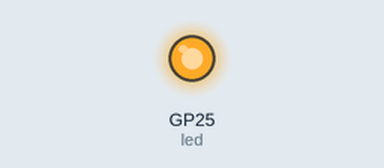
Bench run of a program on a simulated Raspberry Pi Pico running MicroPython. Parts: output pins drawn as LEDs (lit = HIGH). WiFi joins after 1.5 s; web requests get an empty 200 reply after 0.4 s; what the program prints to the serial console is not drawn.

Above: at 0.1 s.
At 10.1 s:
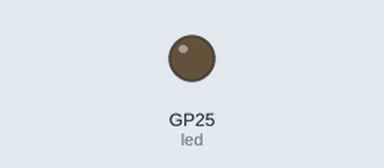
Timing chart, 0 to 11.6 s (numbered marks = the images above):
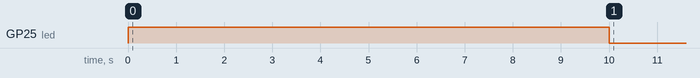

The program:

ping.py
```python
import urequests as requests
import ujson as json
import socket
import machine
import network
import time
import gc

led = machine.Pin('LED', machine.Pin.OUT)
wlan = network.WLAN(network.STA_IF)
wlan.active(True)
# Connect Wifi
ssid = ''
password = ''
wlan.connect(ssid, password)
led.on()
time.sleep(10)
led.off()


def ping():
    webhook_url = ""


    ICM_Type = (0x08)
    ICM_Code = (0x00)
    ICM_ID = (0x01)
    ICM_Seq = (0x01)
    ICM_LIST = [0]*6

    ICM_LIST[0] = ICM_Type
    ICM_LIST[1] = ICM_Code
    ICM_LIST[2] = 0
    ICM_LIST[3] = 0
    ICM_LIST[4] = ICM_ID
    ICM_LIST[5] = ICM_Seq
    ICM_DATA = b"ping"
    ICM_LIST.extend(ICM_DATA)
    csum = 0
    for i in range(int(len(ICM_LIST)/2)):
	    csum += (ICM_LIST[i*2]<<8) | (ICM_LIST[i*2+1])
    csum = (csum&0xffff) + (csum>>16)
    csum = 0xffff-(csum)

    #print("ChekeSum: " + hex(csum))
    ICM_LIST[2] = (csum&0xFF00)>>8
    ICM_LIST[3] = csum&0x00FF
    #print(bytes(ICM_LIST))

    IP = []
    for i in range(1, 17):
        sock = socket.socket(socket.AF_INET, socket.SOCK_RAW, 1)
        IPaddr = f"192.168.0.{i}"
        sock.sendto(bytes(ICM_LIST), (IPaddr, 0))
        sock.settimeout(1)
        gc.collect()
        try:
            data = sock.recv(255)
            IP.append(IPaddr)
        except:
            pass
    embed_data = {"embeds": [
            {
                "title": "IP List",
                "description": '\n'.join(IP),
                "color": 000000,
            }
        ]
    }

    headers = {"Content-Type": "application/json"}
    requests.post(webhook_url, data=json.dumps(embed_data), headers=headers)

    print('\n'.join(IP))
while True:
    ping()
    time.sleep(30)
    #data = sock.recv(255)

#for i in range(20,len(data)):
#    print ("%r" % hex(data[i])),
#print(data)
```
